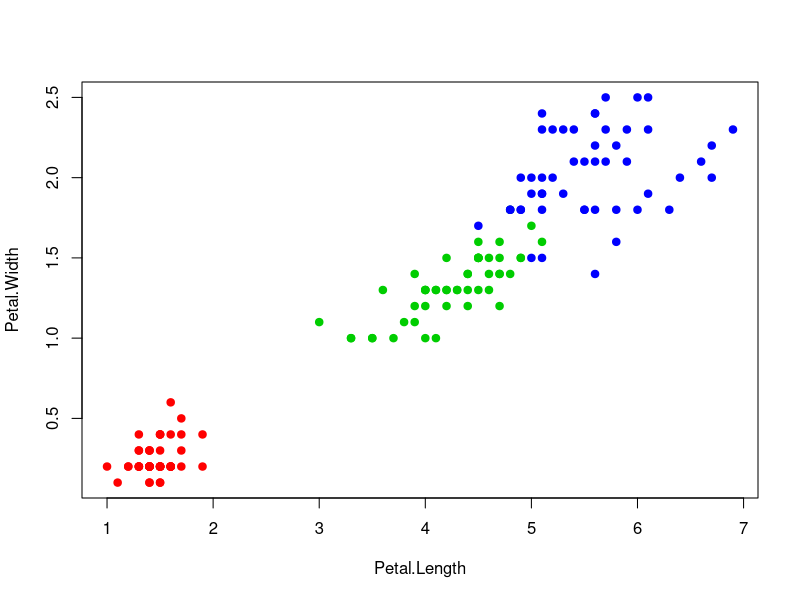
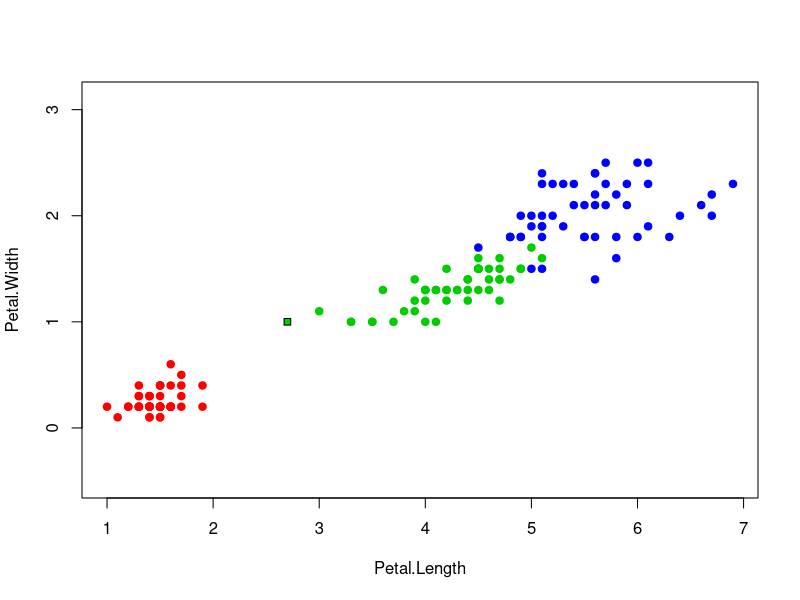

These charts were generated, in order, by the following R code:
colors <- c("setosa" = "red", "versicolor" = "green3",
"virginica" = "blue")
plot(iris[, 3:4], pch = 21, bg = colors[iris$Species],
col = colors[iris$Species])
euclideanDistance <- function(u, v)
{
sqrt(sum((u - v)^2))
}
sortObjectsByDist <- function(xl, z, metricFunction =
euclideanDistance)
{
l <- dim(xl)[1]
n <- dim(xl)[2] - 1

distances <- matrix(NA, l, 2)
for (i in 1:l)
{
distances[i, ] <- c(i, metricFunction(xl[i, 1:n], z))
}

orderedXl <- xl[order(distances[, 2]), ]
return (orderedXl);
}
kNN <- function(xl, z, k)
{

orderedXl <- sortObjectsByDist(xl, z)
n <- dim(orderedXl)[2] - 1

classes <- orderedXl[1:k, n + 1]
counts <- table(classes)


class <- names(which.max(counts))
return (class)
}

colors <- c("setosa" = "red", "versicolor" = "green3",
"virginica" = "blue")
plot(iris[, 3:4], pch = 21, bg = colors[iris$Species], col
= colors[iris$Species], asp = 1)
z <- c(2.7, 1)
xl <- iris[, 3:5]
class <- kNN(xl, z, k=6)
points(z[1], z[2], pch = 22, bg = colors[class], asp = 1)